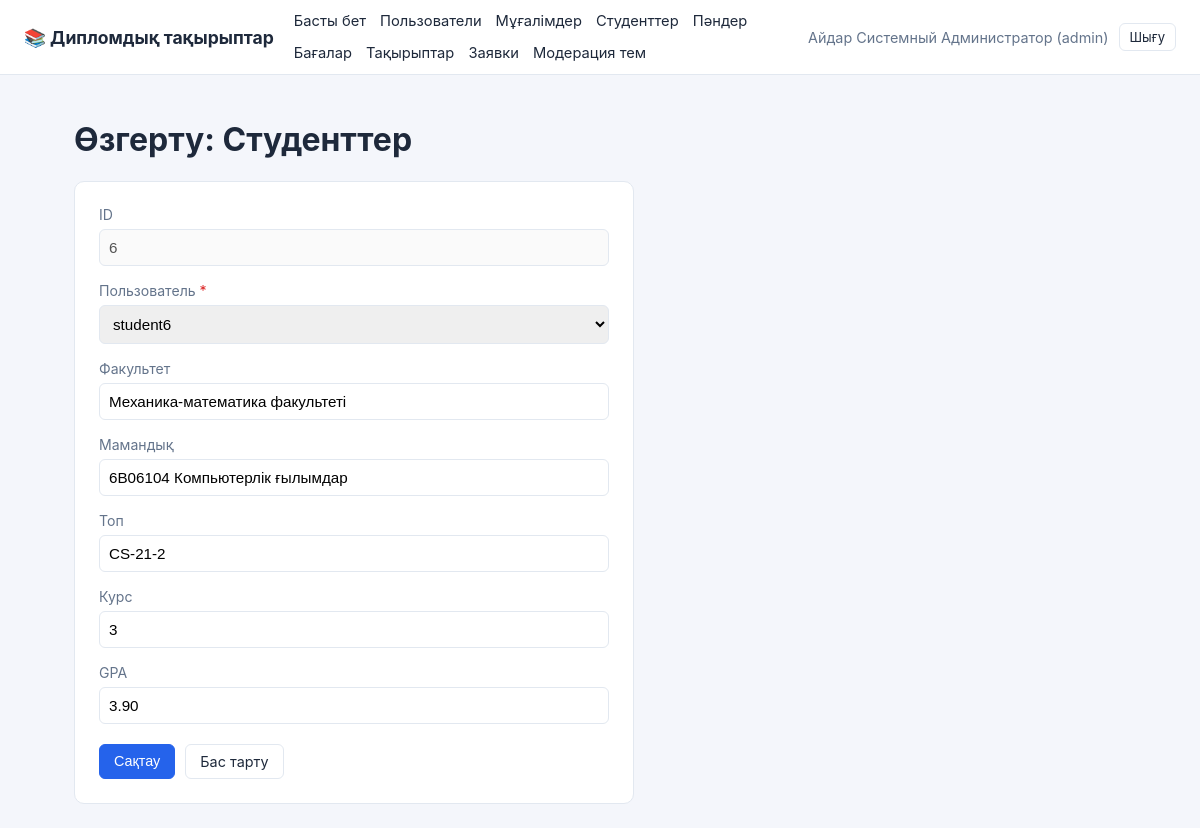
/index.php?r=crud/edit&entity=students&id=6 (signed in), run on the app's committed database.
### tables this page shows
CREATE TABLE students (
    id          INT AUTO_INCREMENT PRIMARY KEY,
    user_id     INT NOT NULL,
    faculty     VARCHAR(150),
    program     VARCHAR(150),
    study_group VARCHAR(50),
    course_year TINYINT,
    gpa         DECIMAL(3,2),
    FOREIGN KEY (user_id) REFERENCES users(id) ON DELETE CASCADE
);

### src/CrudController.php (called while the page is built, shortened)
<?php
class CrudController
{
    private function resolveEntity(): array
    {
        $name = $_GET['entity'] ?? $_POST['entity'] ?? '';
        $all = entities_config();
        $config = $all[$name];
        return [$name, $config];
    }
    public function editForm(): void
    {
        [$name, $config] = $this->resolveEntity();
        $model = new CrudModel($config);
        $id = (int)($_GET['id'] ?? 0);
        $row = $model->find($id);
        $errors = $_SESSION['form_errors'] ?? [];
        $old = $_SESSION['form_old'] ?? [];
        $mode = 'edit';
        require BASE_PATH . '/views/crud/form.php';
    }
}

### public/index.php (called while the page is built, shortened)
<?php
require_once dirname(__DIR__) . '/config/config.php';
$route = $_GET['r'] ?? 'auth/login';
[$seg1, $seg2] = array_pad(explode('/', $route, 2), 2, 'index');
$routes = [
    'auth' => [
        'login'  => ['AuthController', 'GET' === $_SERVER['REQUEST_METHOD'] ? 'loginForm' : 'login'],
        'logout' => ['AuthController', 'logout'],
    ],
    'dashboard' => [
        'index' => ['DashboardController', 'index'],
    ],
    'crud' => [
        'list'   => ['CrudController', 'list'],
        'create' => ['CrudController', 'GET' === $_SERVER['REQUEST_METHOD'] ? 'createForm' : 'save'],
        'edit'   => ['CrudController', 'GET' === $_SERVER['REQUEST_METHOD'] ? 'editForm' : 'save'],
        'delete' => ['CrudController', 'delete'],
    ],
    'topics' => [
        'moderate' => ['TopicsController', 'moderate'],
        'decide'   => ['TopicsController', 'decide'],
    ],
];
[$controllerName, $method] = $routes[$seg1][$seg2];
$controller = new $controllerName();
$controller->$method();

### config/config.php (called while the page is built, shortened)
<?php
spl_autoload_register(function (string $class): void {
    $file = BASE_PATH . '/src/' . $class . '.php';
});

### src/Auth.php (called while the page is built, shortened)
<?php
class Auth
{
    public static function check(): bool
    {
        return isset($_SESSION['user']);
    }
    public static function role(): ?string
    {
        return $_SESSION['user']['role'] ?? null;
    }
}

### src/Database.php (called while the page is built, shortened)
<?php
class Database
{
    private static ?PDO $instance = null;
    public static function connection(): PDO
    {
        if (self::$instance === null) {
            $dsn = 'mysql:host=' . DB_HOST . ';dbname=' . DB_NAME . ';charset=' . DB_CHARSET;
            try {
                self::$instance = new PDO($dsn, DB_USER, DB_PASS, [
                    PDO::ATTR_ERRMODE            => PDO::ERRMODE_EXCEPTION,
                    PDO::ATTR_DEFAULT_FETCH_MODE => PDO::FETCH_ASSOC,
                    PDO::ATTR_EMULATE_PREPARES   => false,
                ]);
            } catch (PDOException $e) {
                http_response_code(500);
                die('Ошибка подключения к БД. Проверьте config/config.php и что MySQL запущен в XAMPP.');
            }
        }
        return self::$instance;
    }
}

### src/CrudModel.php (called while the page is built, shortened)
<?php
class CrudModel
{
    private PDO $pdo;
    private string $table;
    private string $pk;
    public function __construct(array $entityConfig)
    {
        $this->pdo = Database::connection();
        $this->table = $entityConfig['table'];
        $this->pk = $entityConfig['pk'];
    }
    private function tableIdent(): string
    {
        return '`' . preg_replace('/[^a-zA-Z0-9_]/', '', $this->table) . '`';
    }
    private function pkIdent(): string
    {
        return '`' . preg_replace('/[^a-zA-Z0-9_]/', '', $this->pk) . '`';
    }
    public function find(int $id): ?array
    {
        $stmt = $this->pdo->prepare('SELECT * FROM ' . $this->tableIdent() . ' WHERE ' . $this->pkIdent() . ' = :id LIMIT 1');
        $stmt->execute(['id' => $id]);
        $row = $stmt->fetch();
        return $row ?: null;
    }
    public function fkOptions(array $fieldMeta): array
    {
        $table = '`' . preg_replace('/[^a-zA-Z0-9_]/', '', $fieldMeta['fk_table']) . '`';
        $pk = preg_replace('/[^a-zA-Z0-9_]/', '', $fieldMeta['fk_pk']);
        $labelCol = preg_replace('/[^a-zA-Z0-9_]/', '', $fieldMeta['fk_label']);
        if (!empty($fieldMeta['fk_label_join'])) {
            [$joinTable, $joinPk, $localFkCol, $joinLabelCol] = $fieldMeta['fk_label_join'];
            $joinTable = preg_replace('/[^a-zA-Z0-9_]/', '', $joinTable);
            $joinPk = preg_replace('/[^a-zA-Z0-9_]/', '', $joinPk);
            $localFkCol = preg_replace('/[^a-zA-Z0-9_]/', '', $localFkCol);
            $joinLabelCol = preg_replace('/[^a-zA-Z0-9_]/', '', $joinLabelCol);
            $sql = "SELECT t.$pk AS id, CONCAT(t.$labelCol, ' — ', j.$joinLabelCol) AS label
                    FROM $table t LEFT JOIN `$joinTable` j ON j.$joinPk = t.$localFkCol
                    ORDER BY t.$pk DESC";
            $stmt = $this->pdo->query($sql);
        } else {
            $where = '';
            if (!empty($fieldMeta['fk_extra_where'])) {
                $where = ' WHERE ' . $fieldMeta['fk_extra_where'];
            }
            $sql = "SELECT $pk AS id, $labelCol AS label FROM $table$where ORDER BY $pk DESC";
            $stmt = $this->pdo->query($sql);
        }
        $options = [];
        foreach ($stmt->fetchAll() as $row) {
            $options[$row['id']] = $row['label'] ?? ('#' . $row['id']);
        }
        return $options;
    }
}

### views/crud/form.php (the view, shortened to what this page needs)
<?php
require BASE_PATH . '/views/layout/header.php';
$isEdit = $mode === 'edit';
$values = $old ?: $row;
?>
<h1><?= $isEdit ? 'Өзгерту' : 'Жаңа жазба қосу' ?>: <?= htmlspecialchars($config['label'], ENT_QUOTES, 'UTF-8') ?></h1>
<form method="post" action="index.php?r=crud/<?= $isEdit ? 'edit' : 'create' ?>&entity=<?= htmlspecialchars($name, ENT_QUOTES, 'UTF-8') ?>" class="entity-form">
    <?php foreach ($config['fields'] as $field => $meta): ?>
        <?php
            $val = $values[$field] ?? '';
            $fieldError = $errors[$field] ?? null;
        ?>
        <div class="form-row <?= $fieldError ? 'has-error' : '' ?>">
            <label for="f_<?= $field ?>">
                <?= htmlspecialchars($meta['label'], ENT_QUOTES, 'UTF-8') ?>
                <?php if (!empty($meta['required'])): ?><span class="req">*</span><?php endif; ?>
            </label>
            <?php switch ($meta['type']):
                case 'readonly': ?>
                    <input type="text" id="f_<?= $field ?>" value="<?= htmlspecialchars((string)$val, ENT_QUOTES, 'UTF-8') ?>" disabled>
                    <?php break;
                case 'textarea': ?>
                    <?php break;
                case 'select_fk': ?>
                    <select id="f_<?= $field ?>" name="<?= $field ?>">
                        <?php foreach ($model->fkOptions($meta) as $optVal => $optLabel): ?>
                            <option value="<?= (int)$optVal ?>" <?= (string)$val === (string)$optVal ? 'selected' : '' ?>>
                                <?= htmlspecialchars((string)$optLabel, ENT_QUOTES, 'UTF-8') ?>
                            </option>
                        <?php endforeach; ?>
                    </select>
                    <?php break;
                case 'number': ?>
                    <input type="number" step="1" id="f_<?= $field ?>" name="<?= $field ?>" value="<?= htmlspecialchars((string)$val, ENT_QUOTES, 'UTF-8') ?>">
                    <?php break;
                case 'decimal': ?>
                    <input type="number" step="0.01" id="f_<?= $field ?>" name="<?= $field ?>" value="<?= htmlspecialchars((string)$val, ENT_QUOTES, 'UTF-8') ?>">
                    <?php break;
                default: ?>
                    <input type="text" id="f_<?= $field ?>" name="<?= $field ?>" value="<?= htmlspecialchars((string)$val, ENT_QUOTES, 'UTF-8') ?>">
            <?php endswitch; ?>
        </div>
    <?php endforeach; ?>
    <div class="form-actions">
        <button type="submit" class="btn btn-primary">Сақтау</button>
        <a class="btn" href="index.php?r=crud/list&entity=<?= htmlspecialchars($name, ENT_QUOTES, 'UTF-8') ?>">Бас тарту</a>
    </div>
</form>
<?php require BASE_PATH . '/views/layout/footer.php'; ?>

### public/assets/css/style.css (style rules this page uses)
:root { --primary: #2563eb; --primary-dark: #1d4ed8; --danger: #dc2626; --bg: #f4f6fb; --card-bg: #ffffff; --border: #e2e8f0; --text: #1e293b; --muted: #64748b; }
* { box-sizing: border-box; }
body { margin: 0; font-family: -apple-system, "Segoe UI", Roboto, Arial, sans-serif; background: var(--bg); color: var(--text); }
a { color: var(--primary); text-decoration: none; }
.btn { display: inline-block; padding: 8px 14px; border-radius: 6px; border: 1px solid var(--border); background: #fff; color: var(--text); cursor: pointer; font-size: 0.9rem; }
.btn-primary { background: var(--primary); border-color: var(--primary); color: #fff; }
.entity-form { max-width: 560px; background: var(--card-bg); border: 1px solid var(--border); border-radius: 10px; padding: 24px; }
.form-row { margin-bottom: 16px; }
.form-row label { display: block; margin-bottom: 6px; font-size: 0.88rem; color: var(--muted); }
.form-row .req { color: var(--danger); }
.form-row input, .form-row select, .form-row textarea { width: 100%; padding: 9px; border: 1px solid var(--border); border-radius: 6px; font-size: 0.95rem; }
.form-actions { display: flex; gap: 10px; margin-top: 20px; }

### data on the page
students: id "6", user_id "student6", faculty "Механика-математика факультеті", program "6B06104 Компьютерлік ғылымдар", study_group "CS-21-2", course_year "3", gpa "3.90"

### other printed values
$cfg['label'] "Пользователи"
$cfg['label'] "Мұғалімдер"
$cfg['label'] "Студенттер"
$cfg['label'] "Пәндер"
$cfg['label'] "Бағалар"
$cfg['label'] "Тақырыптар"
$cfg['label'] "Заявки"
$user['full_name'] "Айдар Системный Администратор"
$user['role'] "admin"
$config['label'] "Студенттер"
$meta['label'] "ID"
$meta['label'] "Пользователь"
$meta['label'] "Факультет"
$meta['label'] "Мамандық"
$meta['label'] "Топ"
